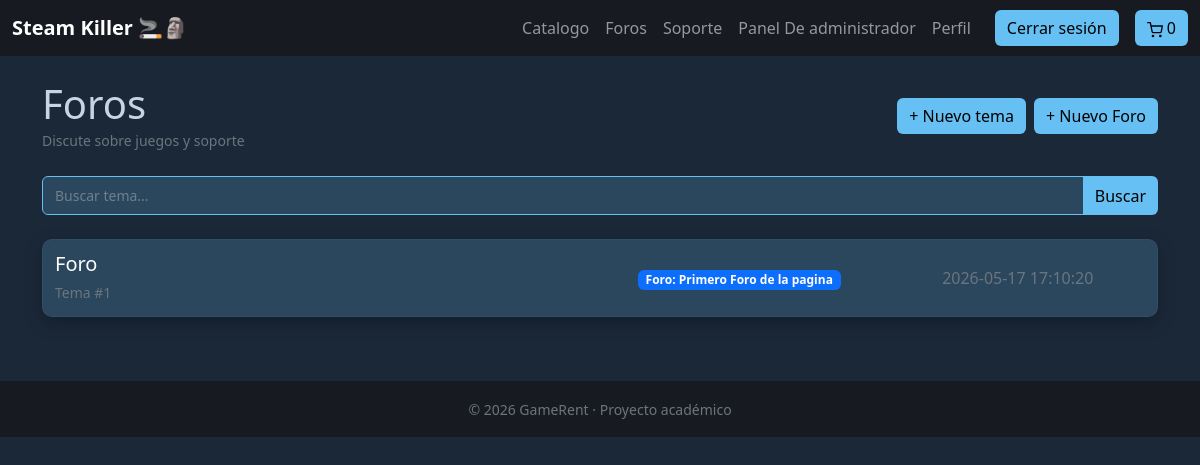
The app's page /foro.php (signed in) with its own data.
### tables this page shows
CREATE TABLE `temas` (
  `id_tema` int(11) NOT NULL,
  `titulo` varchar(200) DEFAULT NULL,
  `id_foro` int(11) DEFAULT NULL,
  `id_usuario` int(11) DEFAULT NULL,
  `fecha_creacion` datetime DEFAULT current_timestamp()
);

CREATE TABLE `foros` (
  `id_foro` int(11) NOT NULL,
  `nombre` varchar(150) DEFAULT NULL,
  `descripcion` text DEFAULT NULL
);

### db/conexion.php (called while the page is built)
<?php
    include_once("consultas.php");
    $db = new Tienda("localhost",3306,"tfg_videoclub","root","");
?>

### db/consultas.php (called while the page is built, shortened)
<?php
class Tienda
{
	private $pdo;
	public function __construct($host, $port, $db, $user, $pass)
	{
		$this->pdo = new PDO("mysql:host=" . $host . ";port=" . $port . ";dbname=" . $db, $user, $pass);
	}
	public function listarTemas()
	{
		$sentencia = "SELECT t.id_tema, t.titulo, t.id_foro, t.fecha_creacion, f.nombre AS nombre_foro
                  FROM temas t
                  JOIN foros f ON t.id_foro = f.id_foro
                  ORDER BY t.fecha_creacion DESC";
		$ejecucion = $this->pdo->prepare($sentencia);
		$ejecucion->execute();
		return $ejecucion->fetchAll(PDO::FETCH_ASSOC);
	}
}
?>

### foro.php (the view, shortened to what this page needs)
<?php
include_once("cabecera.php");
$posts = $db->listarTemas();
?>
<div class="container py-4">
  <div class="d-flex justify-content-between align-items-center mb-4">
    <div>
      <h1 class="mb-0">Foros</h1>
      <small class="text-secondary">Discute sobre juegos y soporte</small>
    </div>
    <div class="d-flex gap-2">
      <a href="crearTemaForo.php" class="btn btn-steam">+ Nuevo tema</a>
      <a href="crearForo.php" class="btn btn-steam">+ Nuevo Foro</a>
    </div>
  </div>
  <div class="mb-4">
    <div class="input-group">
      <input type="text" class="form-control modern-input"
             placeholder="Buscar tema..." id="buscadorTema" oninput="buscarTema()">
      <button class="btn btn-steam" onclick="buscarTema()">Buscar</button>
    </div>
  </div>
  <div class="forum-container" id="visorTemas">
    <?php foreach ($posts as $post): ?>
    <div class="card game-card forum-post mb-3">
      <div class="card-body">
        <div class="row align-items-center gy-3">
          <div class="col-md-6">
            <h5 class="mb-1">
              <a href="mensajes_foro.php?id=<?= $post['id_tema'] ?>"
                 class="text-white text-decoration-none">
                <?= htmlspecialchars($post['titulo']) ?>
              </a>
            </h5>
            <small class="text-secondary">Tema #<?= $post['id_tema'] ?></small>
          </div>
            <div class="col-md-3 text-md-center">
              <span class="badge bg-primary">
                Foro: <?= $post["nombre_foro"] ?>
              </span>
            </div>
          <div class="col-md-3 text-md-center text-secondary">
            <?= $post['fecha_creacion'] ?>
          </div>
        </div>
      </div>
    </div>
    <?php endforeach; ?>
  </div>
</div>
<?php include_once("pie.php"); ?>

### styles/css.css (style rules this page uses)
* { box-sizing: border-box; }
html, body { height: 100%; }
body { background-color: #1b2838; color: #c7d5e0; font-family: 'Noto Sans', sans-serif; -webkit-font-smoothing: antialiased; -moz-osx-font-smoothing: grayscale; display: flex; flex-direction: column; }
:root { --steam-blue: #66c0f4; --bg-dark: #1b2838; --panel: #2a475e; --panel-dark: #171a21; }
.game-card { background: #2a475e; border-radius: 10px; overflow: hidden; height: 100%; display: flex; flex-direction: column; transition: transform .25s ease, box-shadow .25s ease; box-shadow: 0 6px 18px rgba(0,0,0,0.25); border: 1px solid rgba(255,255,255,0.04); }
.game-card .card-body { padding: 12px; display: flex; flex-direction: column; gap: 6px; flex: 1; }
.card-body { color: white; }
.btn-steam { background-color: #66c0f4; color: #000; border: none; }
.modern-input { background-color: #2a475e; color: #fff; border: 1px solid #66c0f4; border-radius: 6px; padding: 8px 12px; width: 100%; font-size: 14px; transition: all 0.2s ease; }
.modern-input::placeholder { color: #8f98a0; opacity: 0.7; }

### records on screen
temas: titulo "Foro", id_tema "1", id_foro.nombre "Primero Foro de la pagina", fecha_creacion "2026-05-17 17:10:20"

### other values on screen
$total_carrito "0"
